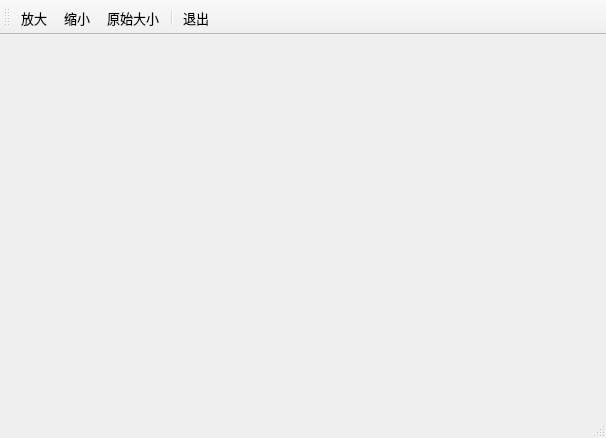
<?xml version="1.0" encoding="UTF-8"?>
<ui version="4.0">
 <class>MainWindow</class>
 <widget class="QMainWindow" name="MainWindow">
  <property name="geometry">
   <rect>
    <x>0</x>
    <y>0</y>
    <width>606</width>
    <height>438</height>
   </rect>
  </property>
  <property name="font">
   <font>
    <pointsize>10</pointsize>
   </font>
  </property>
  <property name="windowTitle">
   <string>QScatterSeries序列与鼠标选择缩放</string>
  </property>
  <widget class="QWidget" name="centralWidget"/>
  <widget class="QMenuBar" name="menuBar">
   <property name="geometry">
    <rect>
     <x>0</x>
     <y>0</y>
     <width>606</width>
     <height>23</height>
    </rect>
   </property>
  </widget>
  <widget class="QToolBar" name="mainToolBar">
   <property name="toolButtonStyle">
    <enum>Qt::ToolButtonTextBesideIcon</enum>
   </property>
   <attribute name="toolBarArea">
    <enum>TopToolBarArea</enum>
   </attribute>
   <attribute name="toolBarBreak">
    <bool>false</bool>
   </attribute>
   <addaction name="actZoomIn"/>
   <addaction name="actZoomOut"/>
   <addaction name="actZoomReset"/>
   <addaction name="separator"/>
   <addaction name="actQuit"/>
  </widget>
  <widget class="QStatusBar" name="statusBar"/>
  <action name="actZoomReset">
   <property name="icon">
    <iconset resource="res.qrc">
     <normaloff>:/icons/images/414.bmp</normaloff>:/icons/images/414.bmp</iconset>
   </property>
   <property name="text">
    <string>原始大小</string>
   </property>
   <property name="toolTip">
    <string>原始大小</string>
   </property>
  </action>
  <action name="actQuit">
   <property name="icon">
    <iconset resource="res.qrc">
     <normaloff>:/icons/images/132.bmp</normaloff>:/icons/images/132.bmp</iconset>
   </property>
   <property name="text">
    <string>退出</string>
   </property>
   <property name="toolTip">
    <string>退出</string>
   </property>
  </action>
  <action name="actZoomIn">
   <property name="icon">
    <iconset resource="res.qrc">
     <normaloff>:/icons/images/418.bmp</normaloff>:/icons/images/418.bmp</iconset>
   </property>
   <property name="text">
    <string>放大</string>
   </property>
   <property name="toolTip">
    <string>放大</string>
   </property>
  </action>
  <action name="actZoomOut">
   <property name="icon">
    <iconset resource="res.qrc">
     <normaloff>:/icons/images/416.bmp</normaloff>:/icons/images/416.bmp</iconset>
   </property>
   <property name="text">
    <string>缩小</string>
   </property>
   <property name="toolTip">
    <string>缩小</string>
   </property>
  </action>
 </widget>
 <layoutdefault spacing="6" margin="11"/>
 <resources>
  <include location="res.qrc"/>
 </resources>
 <connections>
  <connection>
   <sender>actQuit</sender>
   <signal>triggered()</signal>
   <receiver>MainWindow</receiver>
   <slot>close()</slot>
   <hints>
    <hint type="sourcelabel">
     <x>-1</x>
     <y>-1</y>
    </hint>
    <hint type="destinationlabel">
     <x>339</x>
     <y>206</y>
    </hint>
   </hints>
  </connection>
 </connections>
</ui>
